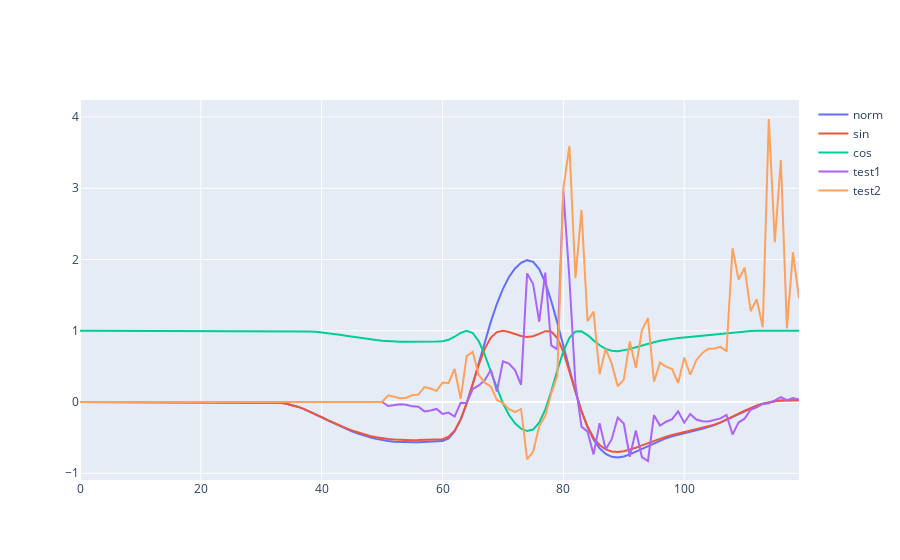

The notebook cell saved with this chart:
### Code cell
fig = go.Figure()
x = np.arange(120)
cNorm = cOptimised1[20][0]
test1 = np.sin(cN_20) * cVel_20
test2 = np.cos(cN_20) * cVel_20
fig.add_trace(go.Scatter(x=x, y=cN_20, name="norm"))
fig.add_trace(go.Scatter(x=x, y=np.sin(cN_20), name="sin"))
fig.add_trace(go.Scatter(x=x, y=np.cos(cN_20), name="cos"))
fig.add_trace(go.Scatter(x=x, y=test1, name="test1"))
fig.add_trace(go.Scatter(x=x, y=test2, name="test2"))
fig.show()
